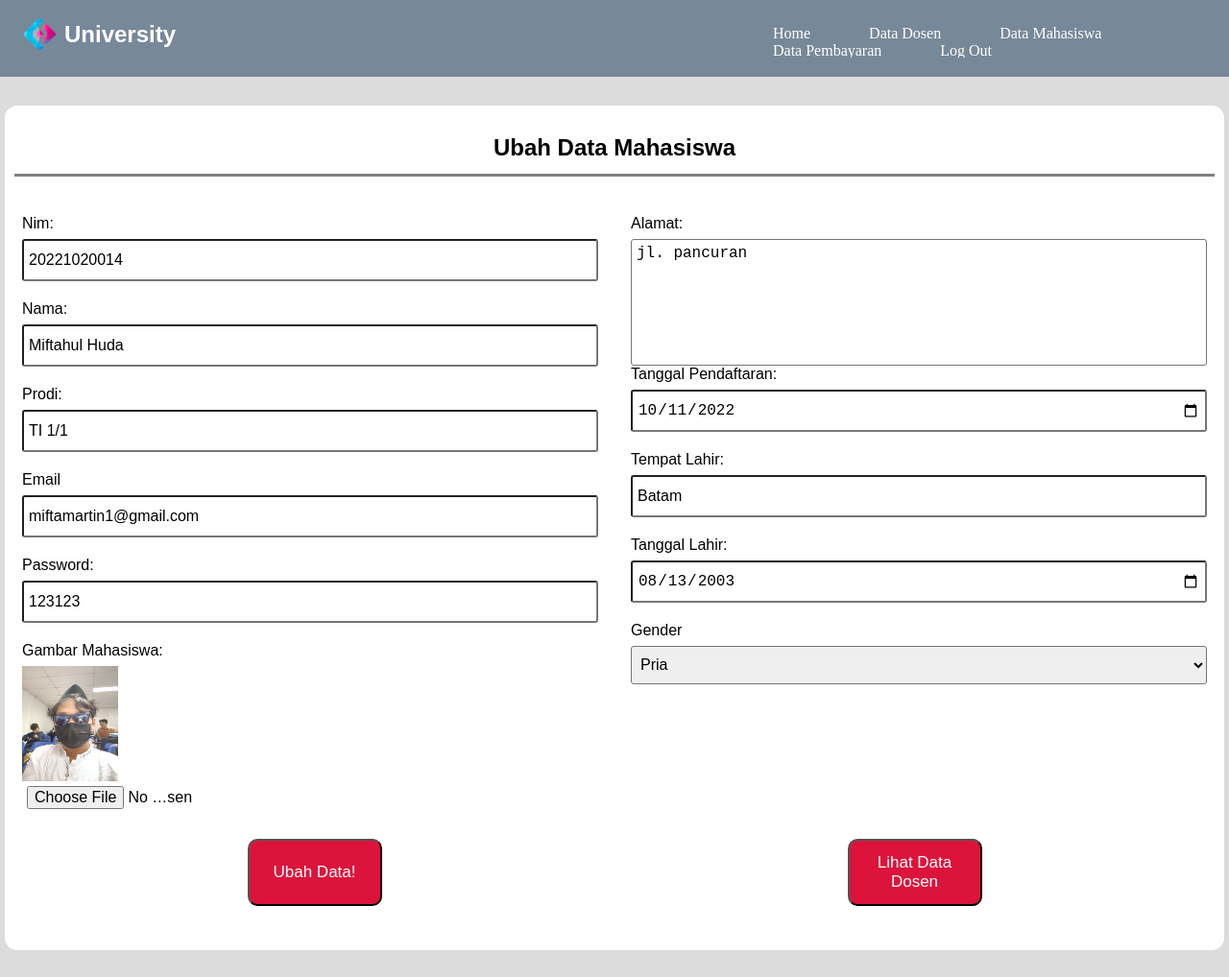
Page /admin/data_mhs/ubah.php?id=5 on the committed database.
### tables this page shows
CREATE TABLE `tb_mhs` (
  `id_mhs` int(11) NOT NULL,
  `nim` bigint(50) NOT NULL,
  `nm_mhs` varchar(200) NOT NULL,
  `prodi` varchar(50) NOT NULL,
  `email_mhs` varchar(200) NOT NULL,
  `pass_mhs` varchar(200) NOT NULL,
  `alamat_mhs` text NOT NULL,
  `tgldaftar_mhs` date NOT NULL,
  `tmptlahir_mhs` varchar(50) NOT NULL,
  `tgllahir_mhs` date NOT NULL,
  `gender_mhs` varchar(50) NOT NULL,
  `gambar_mhs` varchar(200) NOT NULL
);

### database/function.php (called while the page is built, shortened)
<?php
$db = mysqli_connect("localhost", "root", "", "university");
function query($query) {
    global $db;
    $result = mysqli_query($db, $query);
    $ruang = [];
    while( $brg = mysqli_fetch_assoc($result)) {
        $ruang[] = $brg;
    }
    return $ruang;
}

### admin/data_mhs/ubah.php (the view, shortened to what this page needs)
<?php
require '../../database/function.php';
$id = $_GET["id"];
$mhs = query("SELECT * FROM tb_mhs WHERE id_mhs = $id")[0];
?>
<!DOCTYPE html>
<html lang="en">
  <head>
    <link rel="stylesheet" href="style1.css" />
    <link rel="stylesheet" href="https://unpkg.com/aos@next/dist/aos.css" />
  </head>
  <body>
    <div class="background">
      <nav class="nav-container">
        <img src="../dashboard/asset/1.png" alt="logo" class="logo" width="50px" height="50px" data-aos="fade-right" data-aos-duration="2000" />
        <h2 data-aos="fade-right" data-aos-duration="2000">University</h2>
        <ul class="navbar" data-aos="fade-left" data-aos-duration="2000">
          <li>
          <a href="../dashboard/index.html">Home</a>
          <a href="../data_dosen/data_dosen.php">Data Dosen</a>
          <a href="../data_mhs/data_mhs.php">Data Mahasiswa</a>
          <a href="../data_pembayaran/pembayaran.php">Data Pembayaran</a>
          <a href="../../index.php" class="logout">Log Out</a>
          </li>
        </ul>
      </nav>
    </div>
    <div class="container">
      <form action="" method="post" enctype="multipart/form-data">
        <h2>Ubah Data Mahasiswa</h2>
        <div class="left">
          <label for="nim">Nim:</label>
          <input type="number" name="nim" id="nim" value="<?= $mhs['nim']; ?>" required/>
          <label for="nama">Nama:</label>
          <input type="text" name="nama" id="nama" value="<?= $mhs['nm_mhs']; ?>" required/>
          <label for="prodi">Prodi:</label>
          <input type="text" name="prodi" id="prodi" value="<?= $mhs['prodi']; ?>" required/>
          <label for="email">Email</label>
          <input type="email" name="email" id="email" value="<?= $mhs['email_mhs']; ?>" required/>
          <label for="password">Password:</label>
          <input type="text" name="password" id="password" value="<?= $mhs['pass_mhs']; ?>" autocomplete="off" required/>
          <label for="gambar">Gambar Mahasiswa:</label>
          <img src="../img/<?= $mhs['gambar_mhs']; ?>" height="120px" width="100px">
          <input type="file" name="gambar" id="gambar" class="file" />
        </div>
        <div class="right">
          <label for="alamat">Alamat:</label>
          <textarea name="alamat" id="alamat" cols="30" rows="10" required><?= $mhs['alamat_mhs']; ?></textarea>
          <label for="tgl_daftar">Tanggal Pendaftaran:</label>
          <input type="date" name="tgl_daftar" id="tgl_daftar" value="<?= $mhs['tgldaftar_mhs']; ?>" required/>
          <label for="tmp_lhr">Tempat Lahir:</label>
          <input type="text" name="tmp_lhr" id="tmp_lhr" value="<?= $mhs['tmptlahir_mhs']; ?>" required/>
          <label for="tgl_lahir">Tanggal Lahir:</label>
          <input type="date" name="tgl_lahir" id="tgl_lahir" value="<?= $mhs['tgllahir_mhs']; ?>" required/>
          <label for="gender">Gender</label>
          <select name="gender" id="gender" required>
            <option selected><?= $mhs['gender_mhs']; ?></option>
          </select>
        </div>
        <div class="tombol">
          <button type="submit" name="submit">Ubah Data!</button>
          <a href="data_dosen.php"><button type="button">Lihat Data Dosen</button></a>
        </div>
      </form>
    </div>
  </body>
</html>

### admin/data_mhs/style1.css (style rules this page uses)
body { margin: 0; padding: 0; font-family: Verdana, Geneva, Tahoma, sans-serif; background-color: gainsboro; }
.nav-container { display: flex; flex-direction: row; justify-content: space-between; background-color: transparent; width: 100%; height: 60px; padding-right: 20px; padding-left: 15px; box-sizing: border-box; position: relative; overflow: hidden; }
.nav-container .logo { position: absolute; top: 10px; }
.nav-container h2 { position: absolute; left: 67px; top: 2px; color: white; cursor: default; }
.nav-container ul { position: absolute; right: 0px; top: 10px; list-style: none; display: flex; list-style: none; width: 40%; font-family: 'fantasy'; }
.nav-container ul li a { text-decoration: none; display: inline-block; margin-left: 37px; margin-right: 20px; color: white; }
.background { width: 100%; height: 80px; background-color: lightslategrey; }
.container { width: 1250px; height: 860px; background-color: white; margin: 30px auto; padding: 10px; border-radius: 13px; }
.container h2 { border-bottom: 3px solid gray; padding-bottom: 13px; text-align: center; margin-bottom: 40px; }
.left { float: left; width: 600px; height: 100%; padding-left: 8px; display: flex; flex-direction: column; }
.right { float: right; width: 600px; height: 100%; padding-right: 8px; display: flex; flex-direction: column; }
label { margin-bottom: 7px; margin-right: 3px; }
input { margin-bottom: 20px; height: 30px; border-radius: 3px; padding: 5px; font-size: 16px; }
textarea { border-radius: 3px; padding: 5px; font-size: 16px; resize: none; height: 120px; }
.file { width: 30%; cursor: pointer; }
input[type='number'] { -moz-appearance: textfield; }
select { margin-bottom: 20px; height: 40px; border-radius: 3px; padding: 5px; font-size: 16px; }
.tombol { margin-top: 420px; width: 100%; height: 80px; display: flex; justify-content: space-around; }
.tombol button { height: 70px; width: 140px; font-size: 17px; background-color: crimson; color: white; border-radius: 10px; }

### rows in the picture
tb_mhs: nim "20221020014", nama "Miftahul Huda", prodi "TI 1/1", email "miftamartin1@gmail.com", password "123123", gambar_mhs (picture), alamat "jl. pancuran", tgl_daftar "10/11/2022", tmp_lhr "Batam", tgl_lahir "08/13/2003", gender "Pria"
